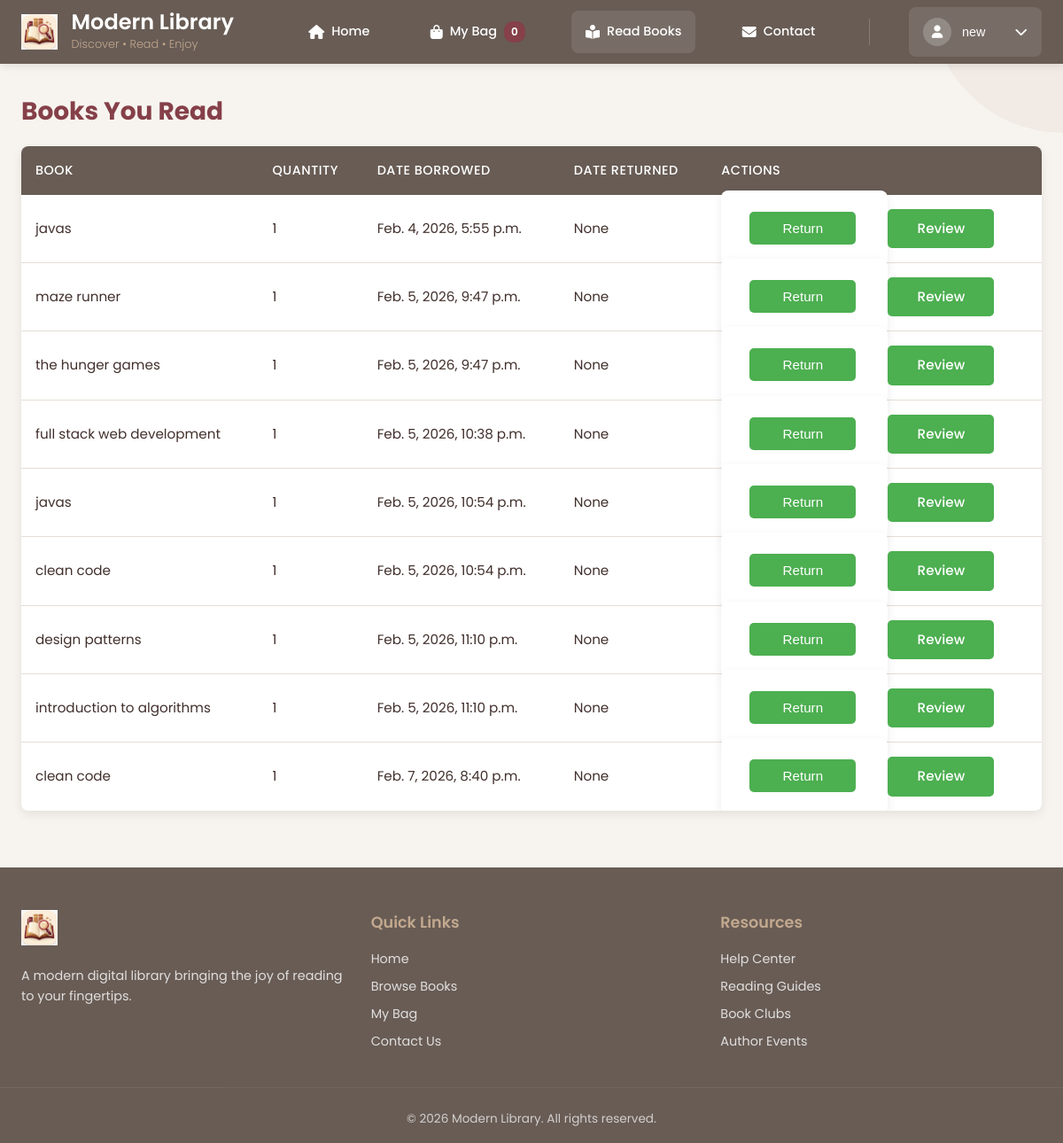
Page /user/read-books/ (signed in) on the committed database.
### library_app/models.py (models this page shows, shortened)
class Order(models.Model):
    STATUS_CHOICES = (
        ('waiting', 'Waiting for Admin'),
        ('accepted', 'Accepted'),
        ('returned', 'Returned'),
        ('refused', 'Refused'),
    )
    user = models.ForeignKey(User, on_delete=models.CASCADE)
    book = models.ForeignKey(Book, on_delete=models.CASCADE)
    quantity = models.PositiveIntegerField(default=1)
    date_rent = models.DateTimeField(auto_now_add=True)
    accepted_at = models.DateTimeField(null=True, blank=True)
    date_return = models.DateTimeField(blank=True, null=True)
    status = models.CharField(max_length=10, choices=STATUS_CHOICES, default='waiting')

class Book(models.Model):
    title = models.CharField(max_length=200)
    author = models.CharField(max_length=150)
    publication_date = models.DateField(blank=True, null=True)
    quantity = models.PositiveIntegerField(default=0)
    genres = models.ManyToManyField(Genre, related_name="books")
    reviews = models.DecimalField(max_digits=2, decimal_places=1, blank=True, null=True)
    description = models.TextField(blank=True, null=True)
    image = models.ImageField(upload_to="books/", blank=True, null=True)

### library_app/views.py (the view)
# urls.py: path('user/read-books/', views.read_books, name='read_books'),
@login_required
def read_books(request):
    orders = Order.objects.filter(user=request.user, status='accepted', date_return__isnull=True)
    return render(request, 'library_app/read_books.html', {
        'read_books': orders
    })

### library_app/templates/library_app/read_books.html (shortened to what this page needs)
{% extends 'library_app/base_user.html' %}
{% block content %}
<h2>Books You Read</h2>
<table>
<tr>
    <th>Book</th>
    <th>Quantity</th>
    <th>Date Borrowed</th>
    <th>Date Returned</th>
    <th>Actions</th>
</tr>
{% for order in read_books %}
<tr>
    <td>{{ order.book.title }}</td>
    <td>{{ order.quantity }}</td>
    <td>{{ order.date_rent }}</td>
    <td>{{ order.date_return }}</td>
    <td>
    {% if not order.date_return %}
        <form method="POST" action="{% url 'return_book' order.id %}" style="display:inline;">
            <button class="btn btn-warning">Return</button>
        </form>
    {% endif %}
    <a href="{% url 'add_review' order.book.id %}" class="btn btn-info">Review</a>
</td>
</tr>
{% empty %}
<tr><td colspan="5">You haven't read any books yet</td></tr>
{% endfor %}
</table>
{% endblock %}

### library_app/templates/library_app/base_user.html (shortened to what this page needs)
{% load static %}
<!DOCTYPE html>
<html lang="en">
<head>
    <link rel="stylesheet" href="https://cdnjs.cloudflare.com/ajax/libs/font-awesome/6.4.0/css/all.min.css">
    <link rel="stylesheet" href="{% static 'css/user.css' %}">
</head>
<body class="user-body">
    <div class="user-bg-elements">
        <div class="bg-element"></div>
    </div>
    <nav class="user-nav">
        <div class="nav-container">
            <div class="nav-brand">
                <img src="{% static 'logo.png' %}" alt="Library Logo" class="nav-logo">
                <div class="brand-text">
                    <h1 class="brand-title">Modern Library</h1>
                    <p class="brand-tagline">Discover • Read • Enjoy</p>
                </div>
            </div>
            <a href="{% url 'user_home' %}" class="nav-link {% if request.path == '/user/home/' %}active{% endif %}">
    <i class="fas fa-home"></i>
    <span>Home</span>
</a>
<a href="{% url 'user_mybag' %}" class="nav-link {% if 'user_mybag' in request.path %}active{% endif %}">
    <i class="fas fa-shopping-bag"></i>
    <span>My Bag</span>
    <span class="badge" id="bagCount">{{ bag_count|default:"0" }}</span>
</a>
<a href="{% url 'read_books' %}" class="nav-link {% if 'read-books' in request.path %}active{% endif %}">
    <i class="fas fa-book-reader"></i>
    <span>Read Books</span>
</a>
<a href="{% url 'user_contactus' %}" class="nav-link {% if 'user_contactus' in request.path %}active{% endif %}">
    <i class="fas fa-envelope"></i>
    <span>Contact</span>
</a>
                <div class="user-dropdown">
    <button class="user-btn" id="userBtn">
        <div class="user-avatar"><i class="fas fa-user"></i></div>
        <span class="user-name">
            {% if user.first_name %}{{ user.first_name }}{% else %}{{ user.username }}{% endif %}
        </span>
        <i class="fas fa-chevron-down"></i>
    </button>
</div>
        </div>
    </nav>
    <main class="user-main">
        {% block content %}{% endblock %}
    </main>
    <footer class="user-footer">
        <div class="footer-content">
            <div class="footer-section">
                <img src="{% static 'logo.png' %}" alt="Logo" class="footer-logo">
                <p class="footer-description">
                    A modern digital library bringing the joy of reading to your fingertips.
                </p>
            </div>
            <div class="footer-section">
                <h3>Quick Links</h3>
                <a href="{% url 'user_home' %}">Home</a>
                <a href="{% url 'user_home' %}">Browse Books</a>
                <a href="{% url 'user_mybag' %}">My Bag</a>
                <a href="{% url 'user_contactus' %}">Contact Us</a>
            </div>
            <div class="footer-section">
                <h3>Resources</h3>
                <a href="#">Help Center</a>
                <a href="#">Reading Guides</a>
                <a href="#">Book Clubs</a>
                <a href="#">Author Events</a>
            </div>
        </div>
        <div class="footer-bottom">
            <p>&copy; {% now "Y" %} Modern Library. All rights reserved.</p>
        </div>
    </footer>
</body>
</html>

### rows in the picture
Order: book "javas", quantity "1", date_rent "Feb. 4, 2026, 5:55 p.m.", date_return "None", shows "Return"
Order: book "maze runner", quantity "1", date_rent "Feb. 5, 2026, 9:47 p.m.", date_return "None", shows "Return"
Order: book "the hunger games", quantity "1", date_rent "Feb. 5, 2026, 9:47 p.m.", date_return "None", shows "Return"
Order: book "full stack web development", quantity "1", date_rent "Feb. 5, 2026, 10:38 p.m.", date_return "None", shows "Return"
Order: book "javas", quantity "1", date_rent "Feb. 5, 2026, 10:54 p.m.", date_return "None", shows "Return"
Order: book "clean code", quantity "1", date_rent "Feb. 5, 2026, 10:54 p.m.", date_return "None", shows "Return"
Order: book "design patterns", quantity "1", date_rent "Feb. 5, 2026, 11:10 p.m.", date_return "None", shows "Return"
Order: book "introduction to algorithms", quantity "1", date_rent "Feb. 5, 2026, 11:10 p.m.", date_return "None", shows "Return"
Order: book "clean code", quantity "1", date_rent "Feb. 7, 2026, 8:40 p.m.", date_return "None", shows "Return"

### other values in the picture
{{ bag_count|default:"0" }} "0"
{{ user.first_name }} "new"
